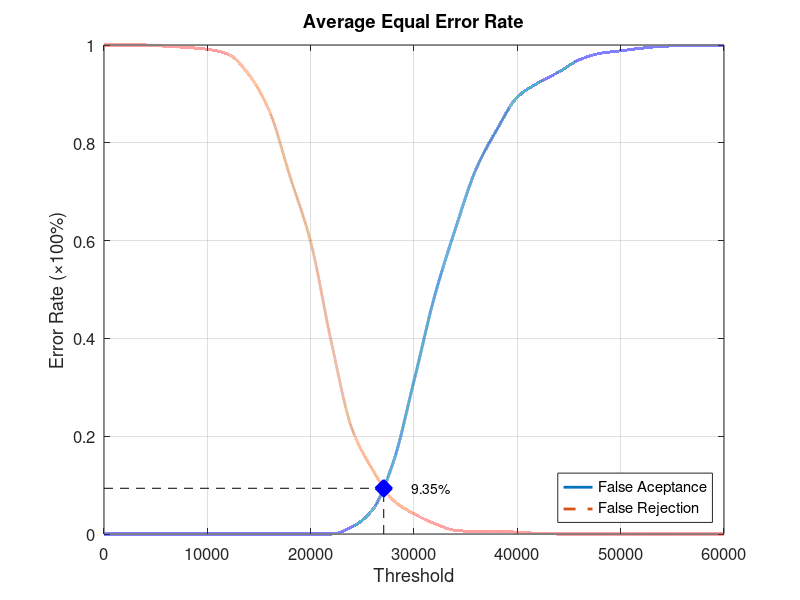
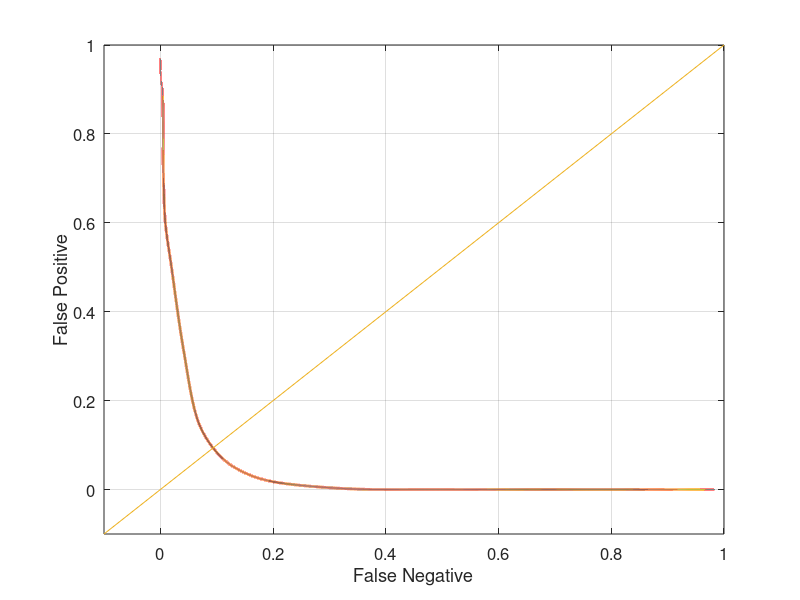

Here is the MATLAB script that generated these plots, in order:
function yEER = Experiment4Average
close all;
clear;
clc;
x = 0:2000:60000;
xq = 0:0.5:60000;

y0 = [0 0 0 0 0 0 0 0 0 0 0 0 0.0144737 0.05 0.147368 0.313158 0.486842 0.623684 0.746053 0.826316 0.893421 0.922368 0.944737 0.969737 0.982895 0.988158 0.993421 0.997368 0.998684 0.998684 1];
yy0 = interp1(x, y0, xq, 'pchip');
y1 = [1 1 1 0.9975 0.995 0.99125 0.98125 0.94 0.865 0.73125 0.5975 0.3925 0.215 0.13125 0.06875 0.04125 0.02125 0.0075 0.005 0.005 0.00375 0.00125 0 0 0 0 0 0 0 0 0];
yy1 = interp1(x, y1, xq, 'pchip');

% Calculating EER: 
y2 = abs(y0 - y1);
find(y2 == min(y2))
yy2 = abs(yy0 - yy1);
xEER = find(yy2 == min(yy2));
xEERIndex = xq(xEER) % X-axis EER
yEER = yy0(xEER) % Y-axis EER

main = figure
plot(xq, yy0,'-','LineWidth', 2);	hold on
plot(xq, yy1,'--','LineWidth', 2);	hold on
plot([xEERIndex xEERIndex], [0 yEER], 'k--');	hold on
plot([0 xEERIndex], [yEER yEER], 'k--');	hold on
plot(xEERIndex, yEER, 'bx', 'LineWidth', 10);	hold on
text(xEERIndex + 10 * xEERIndex / 100, yEER, [num2str(round((10000 * yEER)) / 100) '%'])
legend('False Aceptance', 'False Rejection', 'Location', 'SouthEast')
xlabel('Threshold')
ylabel('Error Rate (\times100%)')
title('Average Equal Error Rate')
set(gca, 'FontSize', 12)
axis([0 60000 0 1])
grid on

print(main, 'Experiment4AverageMain', '-dpng');
FNRxFPR = figure('Color', [1 1 1]);
plot(yy1, yy0, '-', yy1, yy0, 'LineWidth', 2);
hold on
y = -0.1:0.1:1
plot(y, y); 
set(gca, 'FontSize', 12)
xlabel('False Negative')
ylabel('False Positive')
axis([-0.1 1 -0.1 1])
set(gca, 'FontSize', 12)
grid on

print(FNRxFPR, 'Experiment4AverageFNRxFPR','-dpng');
end
